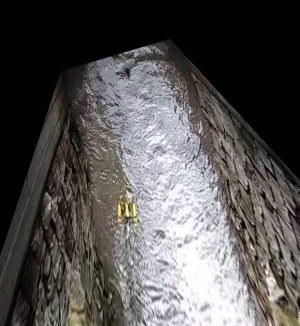
#> input picture image_velocimetry_tools/tests/img_seq/t00000.jpg, 300 x 326 px; its folder holds only this picture in this run
$ python -i image_processing_tools.py   (imports and definitions only)
#> lines starting #> are read from the running program, lines starting #| are printed output that depends on the picture
"""IVy module containing functions used for image processing"""

import concurrent.futures
import logging
import os
import time
import zlib
from tqdm import tqdm
import cv2
import h5py
import imutils
import numpy as np
from PIL import Image, ImageOps
from PyQt5.QtCore import QObject, pyqtSignal
from PyQt5.QtCore import Qt
from PyQt5.QtGui import QPixmap, QImage
from scipy.interpolate import RegularGridInterpolator
from scipy.ndimage import gaussian_filter


# [138 lines that did not run here, left out]


def image_file_to_opencv_image(in_file, flag=cv2.IMREAD_COLOR):
    """Return image file contents as opencv image"""
    image = cv2.imread(in_file, flag)
    return image


def image_file_to_numpy_array(in_file):
    """Return image file contents as a NumPy array."""
    image = image_file_to_opencv_image(in_file)
    if image is None:
        raise ValueError(f"Could not read image from file: {in_file}")
    return np.array(image)


def convert_opencv_image_to_qt_pixmap(
    opencv_image, display_width, display_height
):
    """Convert from an opencv image to QPixmap"""
    rgb_image = cv2.cvtColor(opencv_image, cv2.COLOR_BGR2RGB)
    h, w, ch = rgb_image.shape
    bytes_per_line = ch * w
    converted = QImage(
        rgb_image.data, w, h, bytes_per_line, QImage.Format_RGB888
    )
    p = converted.scaled(display_width, display_height, Qt.KeepAspectRatio)
    return QPixmap.fromImage(p)


def apply_clahe_to_image(
    input_image, clip_size=2.0, horz_tile_size=8, vert_tile_size=8
):
    """Return an opencv image with CLAHE applied"""
    gray = cv2.cvtColor(input_image, cv2.COLOR_BGR2GRAY)
    clahe = cv2.createCLAHE(
        clipLimit=clip_size, tileGridSize=(horz_tile_size, vert_tile_size)
    )
    return clahe.apply(gray)


def automatic_brightness_and_contrast_adjustment(
    image, clip_histogram_percentage=1.0
):
    """Apply an automated histogram adjustment to an opencv image. Returns the gain and bias parameters.

    This function computes an optimize histogram strech by figuring out what the best gain and bias should
    be based on a clipped-tail histogram of the grayscale image (f). It then returns the adjusted image (g),
    gain (alpha), and bias (beta) in the form:

        g(i,j) = alpha * f(i,j) + beta

    Notes
    -----
    Adapted from this approach:
    https://stackoverflow.com/a/56909036/9541277
    """
    # Compute histogram of the grayscale image to get at "strongest" pixels
    if is_image_grayscale(image):
        gray = image
    else:
        gray = cv2.cvtColor(image, cv2.COLOR_BGR2GRAY)
    histogram = cv2.calcHist([gray], [0], None, [256], [0, 256])
    histogram_size = len(histogram)

    # Compute a CDF from the histogram using floating point precision
    points = []
    points.append(float(histogram[0]))
    for index in range(1, histogram_size):
        points.append(points[index - 1] + float(histogram[index]))

    # Clip the histogram as directed, 2-tailed
    max_point = points[-1]
    clip_histogram_percentage *= max_point / 100.0
    clip_histogram_percentage /= 2.0
    min_gray = 0
    max_gray = histogram_size - 1
    while points[min_gray] < clip_histogram_percentage:
        min_gray += 1
    while points[max_gray] >= (max_point - clip_histogram_percentage):
        max_gray -= 1

    # Compute gain and bias
    alpha = 255 / (max_gray - min_gray)
    beta = -1 * min_gray * alpha

    if is_image_grayscale(image):  # Convert to a RGB first
        scaled_image = cv2.convertScaleAbs(
            cv2.cvtColor(image, cv2.COLOR_GRAY2BGR), alpha=alpha, beta=beta
        )
        scaled_image = cv2.cvtColor(scaled_image, cv2.COLOR_BGR2GRAY)
    else:
        scaled_image = cv2.convertScaleAbs(image, alpha=alpha, beta=beta)
    return scaled_image, alpha, beta


def is_image_grayscale(cv_image):
    """Check if the supplied OpenCV image is grayscale

    Args:
        cv_image (ndarray): image in numpy format as supplied by openCV

    Returns:
        bool: True if the image is grayscale
    """
    if len(cv_image.shape) < 3:
        return True
    if cv_image.shape[2] == 1:
        return True
    b, g, r = cv_image[:, :, 0], cv_image[:, :, 1], cv_image[:, :, 2]
    if (b == g).all() and (b == r).all():
        return True
    return False


# [861 lines left out: functions create_change_overlay_image, apply_color_tint, convert_image_file_to_grayscale, create_grayscale_image_stack, compress_image_stack, decompress_image_stack and 12 more, not called in this run]

>>> import cv2
>>> picture = cv2.imread('tests/img_seq/t00000.jpg')
#> picture is the input picture: shape (326, 300, 3); mean B, G, R 82.6, 83.5, 86
>>> result = automatic_brightness_and_contrast_adjustment(picture)
#> in is_image_grayscale, `b, g, r = cv_image[:, :, 0], cv_image[:, :, 1], cv_image[:, :, 2]`:
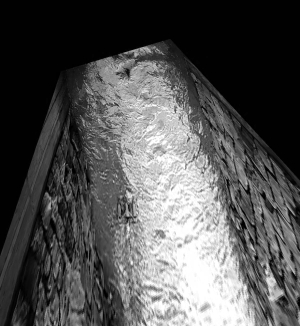
#> b: shape (326, 300); min 0, max 255, mean 82.6
#> in is_image_grayscale, `b, g, r = cv_image[:, :, 0], cv_image[:, :, 1], cv_image[:, :, 2]`:
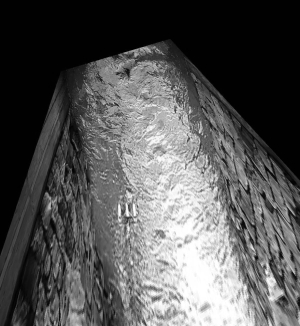
#> r: shape (326, 300); min 0, max 255, mean 86
#> in automatic_brightness_and_contrast_adjustment, `histogram = cv2.calcHist([gray], [0], None, [256], [0, 256])`: histogram = 256 values, max 29394 at index 1, min 101 at index 0, mean 382
#> in automatic_brightness_and_contrast_adjustment, `histogram_size = len(histogram)`: histogram_size = 256
#> after the loop in automatic_brightness_and_contrast_adjustment, `for index in range(1, histogram_size):`: points = 256 values from 101 to 97800
#> in automatic_brightness_and_contrast_adjustment, `max_point = points[-1]`: max_point = 97800
#> in automatic_brightness_and_contrast_adjustment, `clip_histogram_percentage *= max_point / 100.0`: clip_histogram_percentage = 978
#> in automatic_brightness_and_contrast_adjustment, `clip_histogram_percentage /= 2.0`: clip_histogram_percentage = 489
#> in automatic_brightness_and_contrast_adjustment, `max_gray = histogram_size - 1`: max_gray = 255
#> the loop in automatic_brightness_and_contrast_adjustment, `while points[min_gray] < clip_histogram_percentage:` made 1 pass
#> min_gray on pass 1: 1
#> after the loop in automatic_brightness_and_contrast_adjustment, `while points[min_gray] < clip_histogram_percentage:`: min_gray = 1
#> the loop in automatic_brightness_and_contrast_adjustment, `while points[max_gray] >= (max_point - clip_histogram_percentage):` made 2 passes
#> max_gray on passes 1 to 2: 254, 253
#> after the loop in automatic_brightness_and_contrast_adjustment, `while points[max_gray] >= (max_point - clip_histogram_percentage):`: max_gray = 253
#> in automatic_brightness_and_contrast_adjustment, `alpha = 255 / (max_gray - min_gray)`: alpha = 1.01
#> in automatic_brightness_and_contrast_adjustment, `beta = -1 * min_gray * alpha`: beta = -1.01
